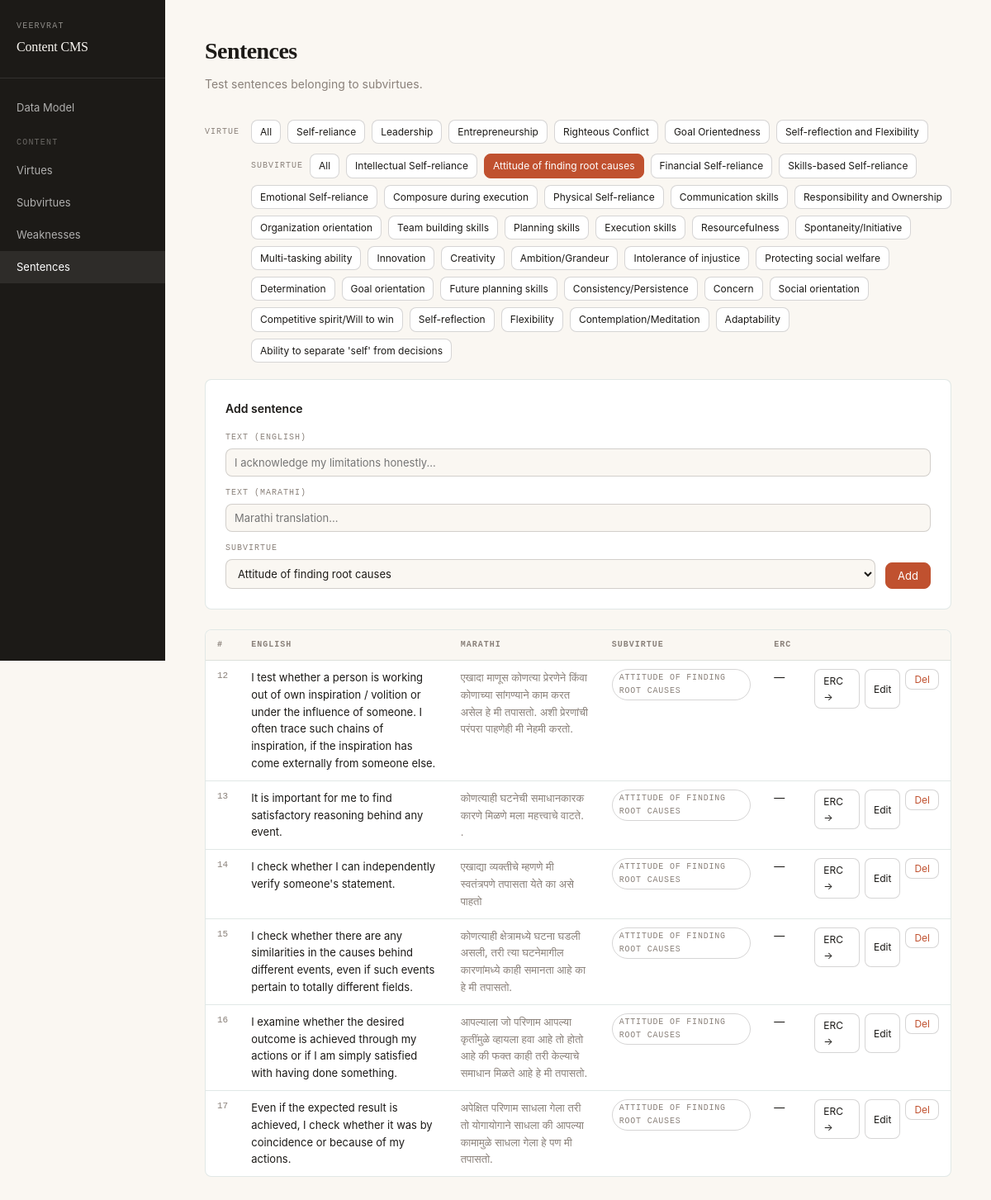
Screenshot of /sentences?subvirtue_id=2 with the database file from the repository.
### tables this page shows
CREATE TABLE virtue (
            id      INTEGER PRIMARY KEY AUTOINCREMENT,
            name_en TEXT NOT NULL UNIQUE,
            name_mr TEXT
        );

CREATE TABLE subvirtue (
            id          INTEGER PRIMARY KEY AUTOINCREMENT,
            name_en     TEXT NOT NULL UNIQUE,
            name_mr     TEXT,
            virtue_id   INTEGER NOT NULL REFERENCES virtue(id) ON DELETE RESTRICT
        );

CREATE TABLE sentence (
            id            INTEGER PRIMARY KEY AUTOINCREMENT,
            text_en       TEXT NOT NULL,
            text_mr       TEXT,
            subvirtue_id  INTEGER NOT NULL REFERENCES subvirtue(id) ON DELETE CASCADE,
            source_file   TEXT,
            notes         TEXT
        );

### main.py (the view)
@app.get("/sentences", response_class=HTMLResponse)
def list_sentences(request: Request, virtue_id: Optional[int] = None, subvirtue_id: Optional[int] = None, msg: str = ""):
    db = get_db()
    erc_q = """
        SELECT s.*, sv.name_en AS subvirtue_name,
               COUNT(DISTINCT e.id) AS exp_count,
               COUNT(DISTINCT r.id) AS res_count,
               COUNT(DISTINCT ch.id) AS cha_count
        FROM sentence s
        JOIN subvirtue sv ON sv.id = s.subvirtue_id
        LEFT JOIN exposure e ON e.sentence_id = s.id
        LEFT JOIN resolution r ON r.sentence_id = s.id
        LEFT JOIN challenge ch ON ch.sentence_id = s.id
    """
    if subvirtue_id:
        sentences = db.execute(erc_q + " WHERE s.subvirtue_id = ? GROUP BY s.id ORDER BY s.id", (subvirtue_id,)).fetchall()
    elif virtue_id:
        sentences = db.execute(erc_q + " WHERE sv.virtue_id = ? GROUP BY s.id ORDER BY s.id", (virtue_id,)).fetchall()
    else:
        sentences = db.execute(erc_q + " GROUP BY s.id ORDER BY s.id").fetchall()
    virtues = db.execute("SELECT * FROM virtue ORDER BY id").fetchall()
    if virtue_id:
        subvirtues = db.execute("SELECT * FROM subvirtue WHERE virtue_id = ? ORDER BY id", (virtue_id,)).fetchall()
    else:
        subvirtues = db.execute("SELECT * FROM subvirtue ORDER BY id").fetchall()
    db.close()
    return templates.TemplateResponse(request, "sentences.html", {
        "sentences": sentences,
        "virtues": virtues, "subvirtues": subvirtues,
        "filter_vid": virtue_id, "filter_svid": subvirtue_id, "msg": msg
    })

### templates/sentences.html (shortened to what this page needs)
{% extends "base.html" %}
{% block content %}
<div class="page-head">
  <h1>Sentences</h1>
  <p>Test sentences belonging to subvirtues.</p>
</div>
<div style="margin-bottom:12px;display:flex;gap:8px;align-items:center;flex-wrap:wrap;">
  <span style="font-family:var(--mono);font-size:10px;color:var(--muted);text-transform:uppercase;letter-spacing:0.1em;min-width:48px;">Virtue</span>
  <a href="/sentences" class="btn btn-sm {% if not filter_vid and not filter_svid %}btn-primary{% endif %}">All</a>
  {% for v in virtues %}
  <a href="/sentences?virtue_id={{ v.id }}" class="btn btn-sm {% if filter_vid == v.id %}btn-primary{% endif %}">{{ v.name_en }}</a>
  {% endfor %}
</div>
{% if filter_vid or filter_svid %}
<div style="margin-bottom:20px;display:flex;gap:8px;align-items:center;flex-wrap:wrap;padding-left:56px;">
  <span style="font-family:var(--mono);font-size:10px;color:var(--muted);text-transform:uppercase;letter-spacing:0.1em;min-width:0;">Subvirtue</span>
  <a href="/sentences?virtue_id={{ filter_vid }}" class="btn btn-sm {% if not filter_svid %}btn-primary{% endif %}">All</a>
  {% for sv in subvirtues %}
  <a href="/sentences?virtue_id={{ filter_vid }}&subvirtue_id={{ sv.id }}" class="btn btn-sm {% if filter_svid == sv.id %}btn-primary{% endif %}">{{ sv.name_en }}</a>
  {% endfor %}
</div>
{% endif %}
<div class="form-card">
  <h3>Add sentence</h3>
  <form method="post" action="/sentences/new?virtue_id={{ filter_vid or '' }}&subvirtue_id={{ filter_svid or '' }}">
    <div class="form-row">
      <div class="field field-full"><label>Text (English)</label><input name="text_en" required placeholder="I acknowledge my limitations honestly..."></div>
      <div class="field field-full"><label>Text (Marathi)</label><input name="text_mr" placeholder="Marathi translation..."></div>
      <div class="field" style="min-width:220px;"><label>Subvirtue</label>
        <select name="subvirtue_id" required>
          {% for sv in subvirtues %}
          <option value="{{ sv.id }}" {% if filter_svid == sv.id %}selected{% endif %}>{{ sv.name_en }}</option>
          {% endfor %}
        </select>
      </div>
      <button type="submit" class="btn btn-primary">Add</button>
    </div>
  </form>
</div>
<div class="table-wrap">
  <table>
    <thead><tr><th>#</th><th>English</th><th>Marathi</th><th>Subvirtue</th><th>ERC</th><th></th></tr></thead>
    <tbody>
    {% for s in sentences %}
    <tr>
      <td style="color:var(--muted);font-family:var(--mono);font-size:11px;">{{ s.id }}</td>
      <td style="max-width:340px;"><a href="/sentences/{{ s.id }}" style="color:inherit;text-decoration:none;">{{ s.text_en }}</a></td>
      <td style="color:var(--muted);max-width:240px;">{{ s.text_mr or '—' }}</td>
      <td><span class="badge">{{ s.subvirtue_name }}</span></td>
      <td style="white-space:nowrap;">
        {% if s.exp_count or s.res_count or s.cha_count %}
          <span class="badge badge-local" title="Exposures">{{ s.exp_count }}E</span>
          <span class="badge badge-national" title="Resolutions">{{ s.res_count }}R</span>
          <span class="badge badge-international" title="Challenges">{{ s.cha_count }}C</span>
        {% else %}—{% endif %}
      </td>
      <td>
        <div class="item-actions">
          <a href="/sentences/{{ s.id }}" class="btn btn-sm">ERC →</a>
          <button class="btn btn-sm" onclick="toggleEdit('s{{ s.id }}')">Edit</button>
          <form method="post" action="/sentences/{{ s.id }}/delete" style="display:inline" onsubmit="return confirm('Delete?')">
            <button type="submit" class="btn btn-sm btn-danger">Del</button>
          </form>
        </div>
      </td>
    </tr>
    {% else %}
    <tr><td colspan="5" style="color:var(--muted);text-align:center;padding:32px;">No sentences yet.</td></tr>
    {% endfor %}
    </tbody>
  </table>
</div>
{% endblock %}

### static/style.css (style rules this page uses)
:root { --bg: #FAF7F2; --fg: #1C1A17; --accent: #C0512F; --accent-2: #2F5B4F; --muted: #8A817A; --surface: #fff; --border: rgba(47,91,79,0.14); --border-strong: rgba(28,26,23,0.18); --radius: 8px; --mono: 'JetBrains Mono', ui-monospace, Menlo, monospace; --serif: Georgia, serif; }
*, *::before, *::after { box-sizing: border-box; margin: 0; padding: 0; }
html, body { background: var(--bg); color: var(--fg); font-family: -apple-system, BlinkMacSystemFont, 'Segoe UI', system-ui, sans-serif; font-size: 15px; line-height: 1.6; }
.page-head { margin-bottom: 32px; }
.page-head h1 { font-family: var(--serif); font-size: 28px; letter-spacing: -0.02em; margin-bottom: 6px; }
.page-head p { color: var(--muted); font-size: 14px; }
.table-wrap { background: var(--surface); border: 1px solid var(--border); border-radius: var(--radius); overflow: hidden; margin-bottom: 24px; }
table { width: 100%; border-collapse: collapse; font-size: 13px; }
th { text-align: left; padding: 10px 14px; font-family: var(--mono); font-size: 10px; text-transform: uppercase; letter-spacing: 0.1em; color: var(--muted); border-bottom: 1px solid var(--border); background: var(--bg); }
td { padding: 10px 14px; border-bottom: 1px solid var(--border); vertical-align: top; }
tr:last-child td { border-bottom: none; }
.badge { display: inline-block; font-family: var(--mono); font-size: 10px; text-transform: uppercase; letter-spacing: 0.08em; padding: 2px 8px; border-radius: 999px; border: 1px solid var(--border-strong); color: var(--muted); }
.btn { display: inline-flex; align-items: center; gap: 6px; padding: 7px 14px; border-radius: var(--radius); border: 1px solid var(--border-strong); font-size: 13px; font-family: inherit; cursor: pointer; text-decoration: none; background: var(--surface); color: var(--fg); transition: all 0.12s; }
.btn-primary { background: var(--accent); color: #fff; border-color: var(--accent); }
.btn-sm { padding: 4px 10px; font-size: 12px; }
.btn-danger { color: var(--accent); }
.form-card { background: var(--surface); border: 1px solid var(--border); border-radius: var(--radius); padding: 24px; margin-bottom: 24px; }
.form-card h3 { font-size: 14px; font-weight: 600; margin-bottom: 16px; }
.form-row { display: flex; gap: 12px; flex-wrap: wrap; align-items: flex-end; }
.field { display: flex; flex-direction: column; gap: 5px; flex: 1; min-width: 160px; }
.field label { font-family: var(--mono); font-size: 10px; text-transform: uppercase; letter-spacing: 0.1em; color: var(--muted); }
.field input, .field select, .field textarea { padding: 8px 10px; border: 1px solid var(--border-strong); border-radius: var(--radius); font-size: 13px; font-family: inherit; color: var(--fg); background: var(--bg); outline: none; transition: border-color 0.12s; }
.field-full { flex-basis: 100%; }
.item-actions { display: flex; gap: 6px; flex-shrink: 0; }

### rows the page displays
virtue: name_en "Self-reliance"
virtue: name_en "Leadership"
virtue: name_en "Entrepreneurship"
virtue: name_en "Righteous Conflict"
virtue: name_en "Goal Orientedness"
virtue: name_en "Self-reflection and Flexibility"
subvirtue: name_en "Intellectual Self-reliance"
subvirtue: name_en "Attitude of finding root causes"
subvirtue: name_en "Financial Self-reliance"
subvirtue: name_en "Skills-based Self-reliance"
subvirtue: name_en "Emotional Self-reliance"
subvirtue: name_en "Composure during execution"
subvirtue: name_en "Physical Self-reliance"
subvirtue: name_en "Communication skills"
subvirtue: name_en "Responsibility and Ownership"
subvirtue: name_en "Organization orientation"
subvirtue: name_en "Team building skills"
subvirtue: name_en "Planning skills"
subvirtue: name_en "Execution skills"
subvirtue: name_en "Resourcefulness"
subvirtue: name_en "Spontaneity/Initiative"
subvirtue: name_en "Multi-tasking ability"
subvirtue: name_en "Innovation"
subvirtue: name_en "Creativity"
subvirtue: name_en "Ambition/Grandeur"
subvirtue: name_en "Intolerance of injustice"
subvirtue: name_en "Protecting social welfare"
subvirtue: name_en "Determination"
subvirtue: name_en "Goal orientation"
subvirtue: name_en "Future planning skills"
subvirtue: name_en "Consistency/Persistence"
subvirtue: name_en "Concern"
subvirtue: name_en "Social orientation"
subvirtue: name_en "Competitive spirit/Will to win"
subvirtue: name_en "Self-reflection"
subvirtue: name_en "Flexibility"
subvirtue: name_en "Contemplation/Meditation"
subvirtue: name_en "Adaptability"
subvirtue: name_en "Ability to separate 'self' from decisions"
sentence: id "12", text_en "I test whether a person is working out of own inspiration / volition or under the influence of someone. I often trace such chains of inspiration, if the inspiration has come externally from someone else.", text_mr "एखादा माणूस कोणत्या प्रेरणेने किंवा कोणाच्या सांगण्याने काम करत असेल हे मी तपासतो. अशी प्रेरणांची परंपरा पाहणेही मी नेहमी करतो.", subvirtue_name "ATTITUDE OF FINDING ROOT CAUSES"
sentence: id "13", text_en "It is important for me to find satisfactory reasoning behind any event.", text_mr "कोणत्याही घटनेची समाधानकारक कारणे मिळणे मला महत्त्वाचे वाटते. .", subvirtue_name "ATTITUDE OF FINDING ROOT CAUSES"
sentence: id "14", text_en "I check whether I can independently verify someone's statement.", text_mr "एखाद्या व्यक्तीचे म्हणणे मी स्वतंत्रपणे तपासता येते का असे पाहतो", subvirtue_name "ATTITUDE OF FINDING ROOT CAUSES"
sentence: id "15", text_en "I check whether there are any similarities in the causes behind different events, even if such events pertain to totally different fields.", text_mr "कोणत्याही क्षेत्रामध्ये घटना घडली असली, तरी त्या घटनेमागील कारणांमध्ये काही समानता आहे का हे मी तपासतो.", subvirtue_name "ATTITUDE OF FINDING ROOT CAUSES"
sentence: id "16", text_en "I examine whether the desired outcome is achieved through my actions or if I am simply satisfied with having done something.", text_mr "आपल्याला जो परिणाम आपल्या कृतींमुळे व्हायला हवा आहे तो होतो आहे की फक्त काही तरी केल्याचे समाधान मिळते आहे हे मी तपासतो.", subvirtue_name "ATTITUDE OF FINDING ROOT CAUSES"
sentence: id "17", text_en "Even if the expected result is achieved, I check whether it was by coincidence or because of my actions.", text_mr "अपेक्षित परिणाम साधला गेला तरी तो योगायोगाने साधला की आपल्या कामामुळे साधला गेला हे पण मी तपासतो.", subvirtue_name "ATTITUDE OF FINDING ROOT CAUSES"

### other values shown
form field subvirtue_id "Attitude of finding root causes"
